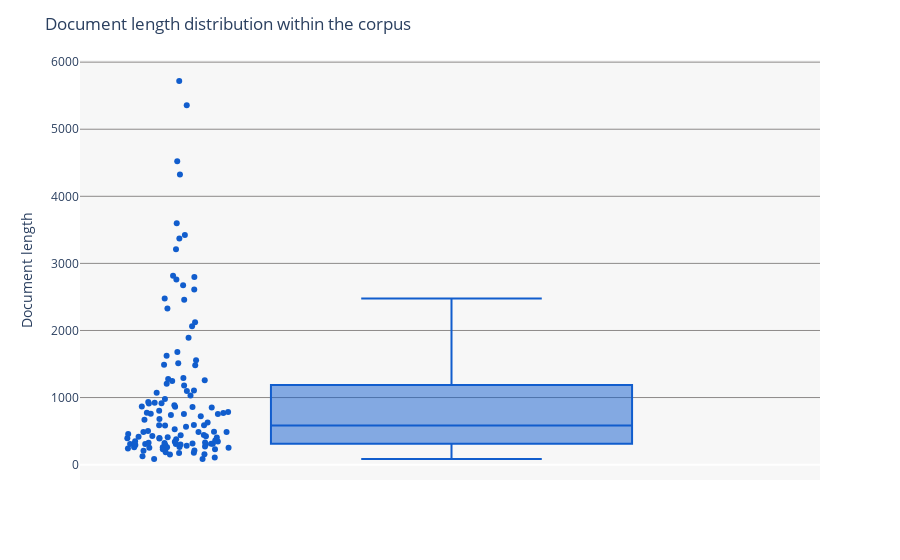
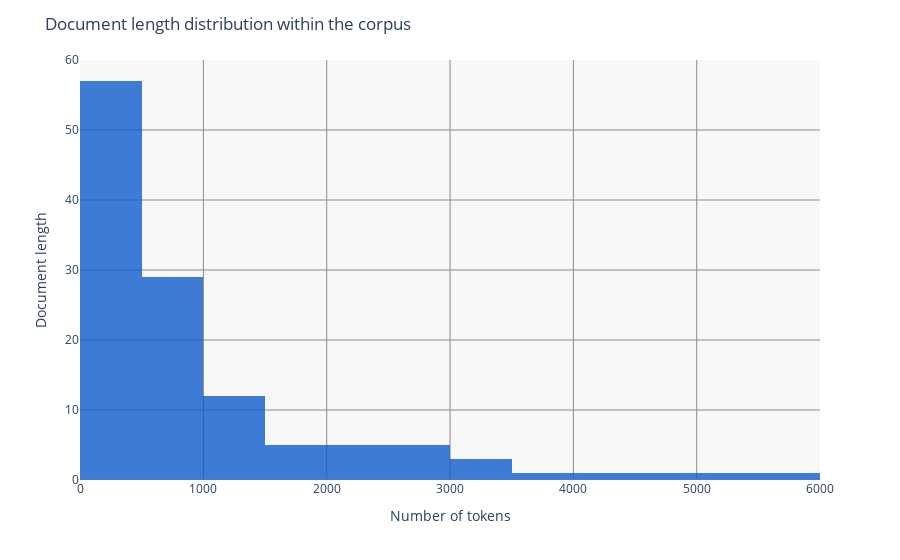

Notebook source saved alongside these figures, in order:
### Markdown cell above
### Average Document Length (clean text))<a class="anchor" id="clean-text"></a>

### Code cell
%%time 
# 1,4 sec
# cleaning data
clean_text(txt_data, 'text') 

txt_data['clean_length'] = txt_data['clean_data'].apply(len)

# Average document length
print('Average document length: {}'.format(round(np.mean(txt_data['clean_length']), 2)))

# box plot with document lenght
plotly_box_plot(txt_data, 'clean_length', 
                ytext='Document length', 
                titletext='Document length distribution within the corpus')
histogram_plot(txt_data, 'clean_length', ytext='Document length', titletext='Document length distribution within the corpus')

### Figure 1 — Plotly figure (JSON) as saved in the notebook; plotly's stock layout.template omitted (floating-point values rounded to 4 significant figures)
{"data": [{"alignmentgroup": "True", "boxpoints": "all", "hovertemplate": "clean_length=%{y}<extra></extra>", "legendgroup": "", "marker": {"color": "#115dcd"}, "name": "", "notched": false, "offsetgroup": "", "orientation": "v", "showlegend": false, "type": "box", "x0": " ", "xaxis": "x", "y": [84, 1623, 151, 345, 488, 107, 173, 2674, 85, 331, 720, 2761, 457, 2816, 437, 910, 529, 2458, 784, 1483, 1207, 5719, 3211, 2798, 396, 314, 2610, 739, 591, 488, 670, 326, 393, 804, 206, 1488, 759, 1030, 253, 422, 124, 853, 2326, 1179, 1678, 2063, 586, 1106, 916, 321, 755, 922, 261, 487, 1247, 587, 299, 1257, 582, 292, 3370, 251, 380, 415, 347, 306, 441, 1293, 3598, 1511, 230, 627, 426, 1556, 5356, 1890, 408, 309, 280, 1072, 565, 770, 503, 313, 177, 340, 754, 980, 490, 405, 358, 3425, 935, 312, 681, 304, 4327, 231, 311, 263, 156, 306, 269, 860, 886, 2123, 209, 241, 185, 2477, 261, 1276, 772, 1097, 391, 4522, 258, 865, 287, 300, 864], "y0": " ", "yaxis": "y"}], "layout": {"boxmode": "group", "legend": {"tracegroupgap": 0}, "margin": {"t": 60}, "paper_bgcolor": "white", "plot_bgcolor": "#F7F7F7", "title": {"text": "Document length distribution within the corpus"}, "xaxis": {"anchor": "y", "domain": [0, 1]}, "yaxis": {"anchor": "x", "domain": [0, 1], "gridcolor": "#8D8A89", "gridwidth": 1, "showgrid": true, "title": {"text": "Document length"}}}}

### Figure 2 — Plotly figure (JSON) as saved in the notebook; plotly's stock layout.template omitted (floating-point values rounded to 4 significant figures)
{"data": [{"alignmentgroup": "True", "bingroup": "x", "hovertemplate": "clean_length=%{x}<br>count=%{y}<extra></extra>", "legendgroup": "", "marker": {"color": "#115dcd", "opacity": 0.8, "pattern": {"shape": ""}}, "name": "", "offsetgroup": "", "orientation": "v", "showlegend": false, "type": "histogram", "x": [84, 1623, 151, 345, 488, 107, 173, 2674, 85, 331, 720, 2761, 457, 2816, 437, 910, 529, 2458, 784, 1483, 1207, 5719, 3211, 2798, 396, 314, 2610, 739, 591, 488, 670, 326, 393, 804, 206, 1488, 759, 1030, 253, 422, 124, 853, 2326, 1179, 1678, 2063, 586, 1106, 916, 321, 755, 922, 261, 487, 1247, 587, 299, 1257, 582, 292, 3370, 251, 380, 415, 347, 306, 441, 1293, 3598, 1511, 230, 627, 426, 1556, 5356, 1890, 408, 309, 280, 1072, 565, 770, 503, 313, 177, 340, 754, 980, 490, 405, 358, 3425, 935, 312, 681, 304, 4327, 231, 311, 263, 156, 306, 269, 860, 886, 2123, 209, 241, 185, 2477, 261, 1276, 772, 1097, 391, 4522, 258, 865, 287, 300, 864], "xaxis": "x", "yaxis": "y"}], "layout": {"barmode": "relative", "legend": {"tracegroupgap": 0}, "margin": {"t": 60}, "paper_bgcolor": "white", "plot_bgcolor": "#F7F7F7", "title": {"text": "Document length distribution within the corpus"}, "xaxis": {"anchor": "y", "domain": [0, 1], "gridcolor": "#8D8A89", "gridwidth": 1, "showgrid": true, "title": {"text": "Number of tokens"}}, "yaxis": {"anchor": "x", "domain": [0, 1], "gridcolor": "#8D8A89", "gridwidth": 1, "showgrid": true, "title": {"text": "Document length"}}}}
